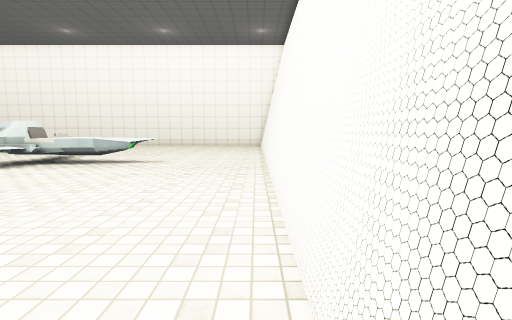
view 1 (above)

18 first-person views from a walk through a Unity game level. The camera is 1.3 m above the floor, tilts 6° down and sees 85° across. The floor is counted in squares, 1 m on a side. Each view is taken from the middle of a square. On the plan, view 1 faces up. The plan holds only what a view shows up to about 13 squares ahead; the rest is blank. The place goes on beyond the plan. The player character is not drawn. Door leaves are left out, so doorways stand open. Some surface patterns are stand-ins.

view 2
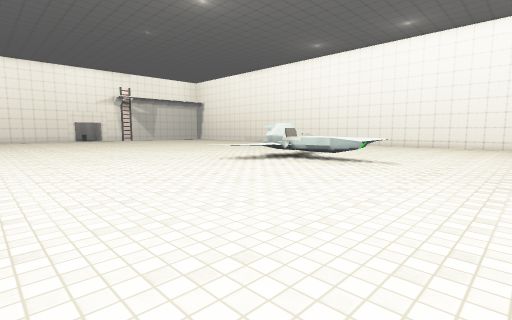

view 3
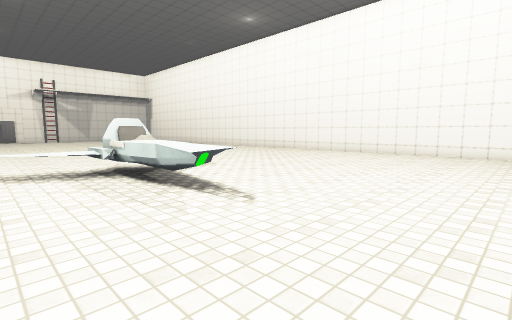

view 4
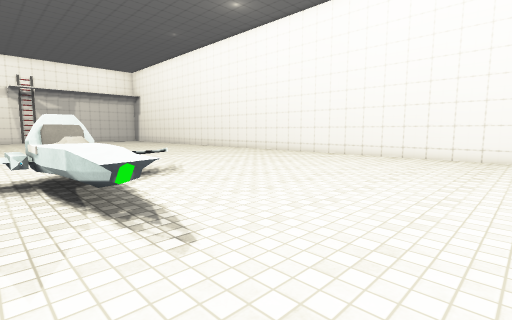

view 5
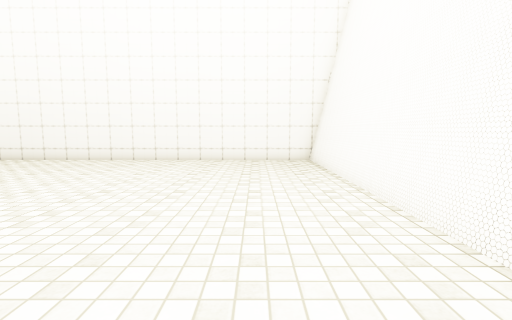

view 6
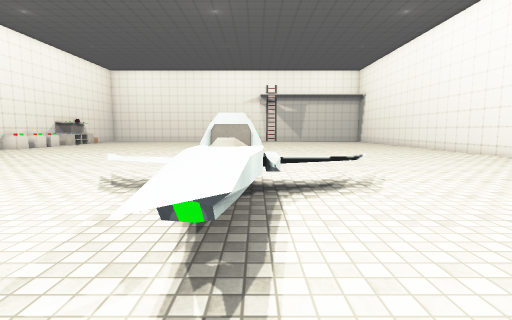

view 7
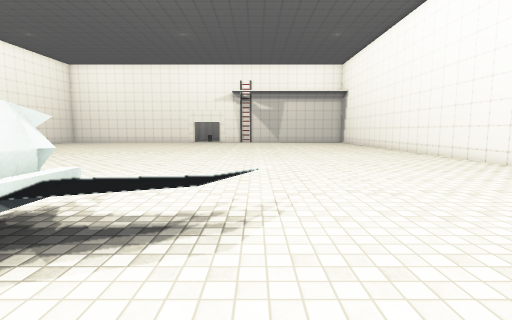

view 8
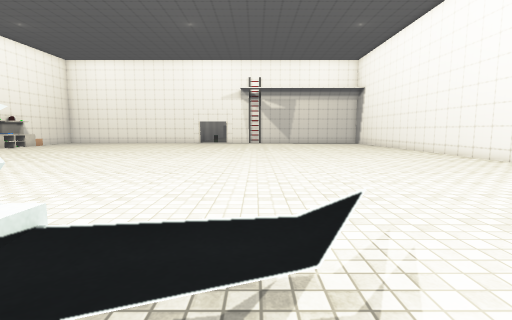

view 9
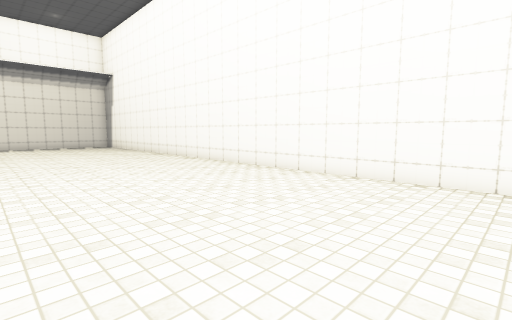

view 10
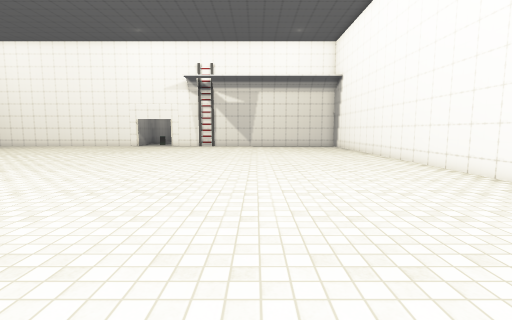

view 11
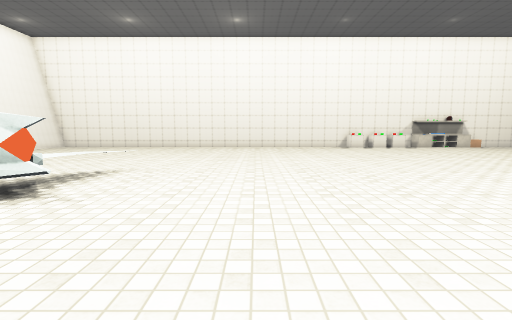

view 12
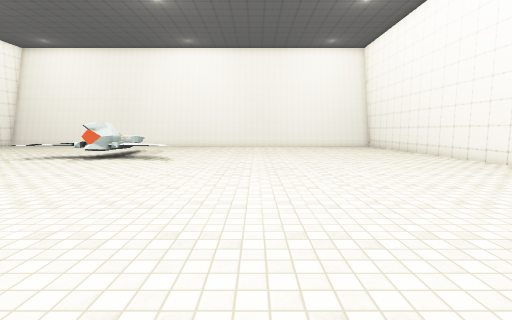

view 13
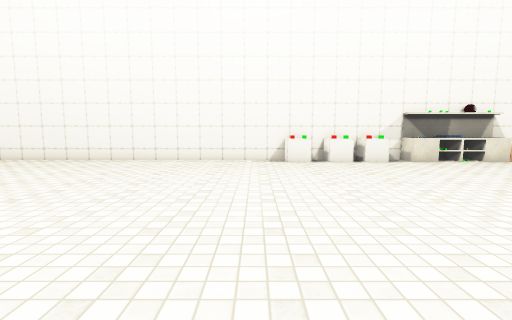

view 14
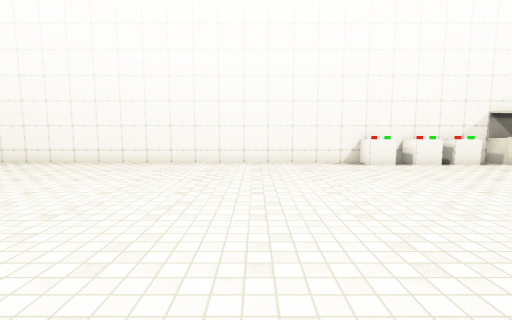

view 15
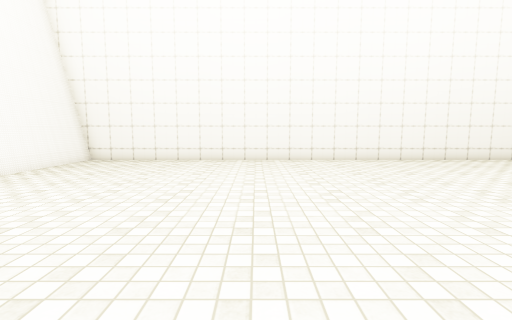

view 16
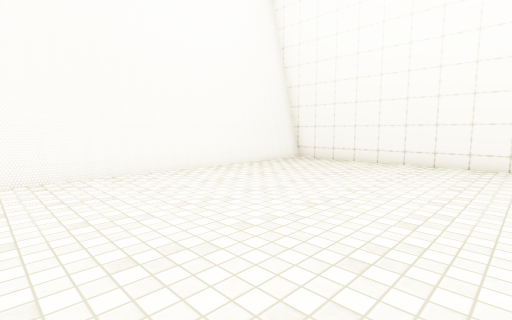

view 17
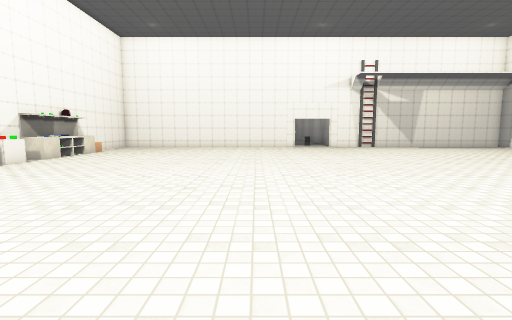

view 18
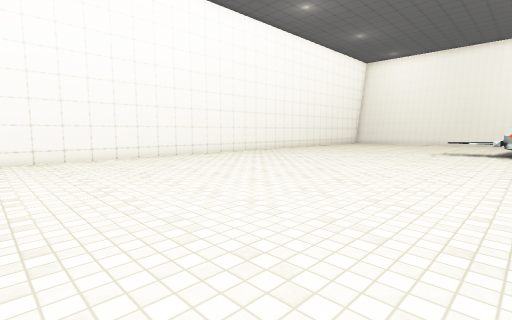

### Floor plan
Key: @ floor where view 1 was taken; # wall or solid block; . floor; = window, fence, low wall or low ledge; ^ raised ledge; O other object.
Columns run from 28 left of view 1 to 1 right of it. Each row starts with its distance up from view 1.
 25  #############################
 24  ............................#
 23  ............................#
 22 .............................#
 21 .............................#
 20 .............................#
 19 .............................#
 18 .............................#
 17 .............................#
 16 .............................#
 15 .................=...........#
 14 ..................^=.........#
 13 ..................=^.........#
 12 ..................##^^^^=....#
 11 ..................## ^^^.....#
 10 ..................^^.........#
  9 ..................^^.........#
  8 .................=...........#
  7 .............................#
  6 .............................#
  5 .............................#
  4 .............................#
  3 .............................#
  2 .............................#
  1 .............................#
  0 ............................@#
 -1 .............................#
 -2 .............................#
 -3 .............................#
 -4 .............................#
 -5 =.OOOOO......................#
 -6 ##############################

Where each view was taken, in squares from view 1:
view 1: 0 up, 0 right, facing up
view 2: 0 up, 0 right, facing up-left
view 3: 8 up, 0 right, facing up-left
view 4: 10 up, 1 left, facing up-left
view 5: 12 up, 2 left, facing up
view 6: 12 up, 3 left, facing left
view 7: 15 up, 6 left, facing left
view 8: 14 up, 8 left, facing left
view 9: 17 up, 13 left, facing up-left
view 10: 18 up, 14 left, facing left
view 11: 17 up, 15 left, facing down
view 12: 4 up, 23 left, facing right
view 13: 7 up, 21 left, facing down
view 14: 6 up, 18 left, facing down
view 15: 7 up, 7 left, facing down
view 16: 6 up, 8 left, facing down-right
view 17: 5 up, 15 left, facing left
view 18: 11 up, 28 left, facing up-right
